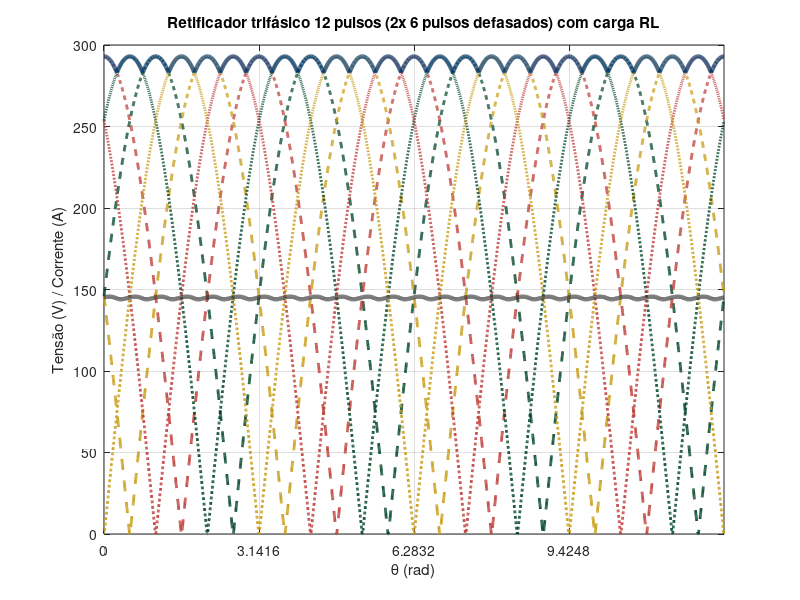

The MATLAB script that drew this image: (Note: this script raises an error after producing the figure.)
%% Retificador trifásico 12 pulsos (2 pontes de 6 pulsos defasadas de 30°) + carga RL
% Pedido (igual ao 6 pulsos, mas para 12 pulsos):
%  - Tensões retificadas trifásicas (de CADA secundário) na MESMA cor
%  - Tensões de linha trifásicas (de CADA secundário) em OUTRA cor
%  - v0(t) na carga RL e i0(t) na carga RL
%  - Adendo: correntes de fase da fonte CA (2ª figura), uma para cada secundário
%
% Observação: modelo ilustrativo (12 pulsos via soma de 2 saídas de 6 pulsos com defasagem de 30°)

%clear; clc; %close all;

% ---- Parâmetros ----
f     = 60;            % Hz
Vm    = 170;           % Vp fase-neutro
R     = 2;             % ohms
L     = 1e-3;         % H
Vd    = 0.7;           % V (queda por diodo; 2 diodos em condução por ponte)
ncy   = 12;            % ciclos simulados
fs    = 200e3;         % Hz
shift = deg2rad(30);   % defasagem entre secundários (12 pulsos típico: 30°)

% Combinação das duas pontes:
%  - series = true  -> v0_total = v0_6_1 + v0_6_2 (série)
%  - series = false -> v0_total = (v0_6_1 + v0_6_2)/2 (paralelo, mesma escala)
series = false;

% ---- Recorte para plotar ----
plotCycles = [10 11];    % [ciclo_inicial ciclo_final]

% ---- Tempo / ângulo ----
T     = 1/f;
dt    = 1/fs;
t     = 0:dt:(ncy*T);
omega = 2*pi*f;
theta = omega*t;

% =========================
% Secundário #1 (a,b,c)
% =========================
v_a1 = Vm*sin(theta);
v_b1 = Vm*sin(theta - 2*pi/3);
v_c1 = Vm*sin(theta + 2*pi/3);

v_ab1 = v_a1 - v_b1;
v_bc1 = v_b1 - v_c1;
v_ca1 = v_c1 - v_a1;

v_rect_ab1 = max(abs(v_ab1) - 2*Vd, 0);
v_rect_bc1 = max(abs(v_bc1) - 2*Vd, 0);
v_rect_ca1 = max(abs(v_ca1) - 2*Vd, 0);

v0_6_1 = max([v_rect_ab1; v_rect_bc1; v_rect_ca1], [], 1);

% =========================
% Secundário #2 (a',b',c') defasado
% =========================
v_a2 = Vm*sin(theta + shift);
v_b2 = Vm*sin(theta + shift - 2*pi/3);
v_c2 = Vm*sin(theta + shift + 2*pi/3);

v_ab2 = v_a2 - v_b2;
v_bc2 = v_b2 - v_c2;
v_ca2 = v_c2 - v_a2;

v_rect_ab2 = max(abs(v_ab2) - 2*Vd, 0);
v_rect_bc2 = max(abs(v_bc2) - 2*Vd, 0);
v_rect_ca2 = max(abs(v_ca2) - 2*Vd, 0);

v0_6_2 = max([v_rect_ab2; v_rect_bc2; v_rect_ca2], [], 1);

% =========================
% Saída 12 pulsos (combinação)
% =========================
if series
    v_0 = v0_6_1 + v0_6_2;
    i_bridge = []; % não usado
else
    v_0 = max(v0_6_1, v0_6_2);
  % mesma ordem de grandeza do 6 pulsos
end

% ---- Corrente na carga RL: L di/dt + R i = v0 ----
i_0 = zeros(size(t));
for k = 2:numel(t)
    di_dt = (v_0(k) - R*i_0(k-1))/L;
    i_0(k) = i_0(k-1) + di_dt*dt;
    if i_0(k) < 0, i_0(k) = 0; end
end

% Se quiser aproximar divisão de corrente entre pontes no caso paralelo:
if series
    i_1 = i_0;   % mesma corrente em ambas (série)
    i_2 = i_0;
else
    i_1 = 0.5*i_0;  % divisão igual (ilustrativo)
    i_2 = 0.5*i_0;
end

% ---- Paleta (RGB 0..1) ----
statale.maincolor = [0   51  102]/255;
statale.lilla     = [120 0   80 ]/255;
statale.darkgreen = [0   70  40 ]/255;
statale.red       = [190 60  55 ]/255;
statale.yellow    = [200 155 20 ]/255;
statale.grey = [50 50 50]/255;

plotColors = [statale.maincolor; statale.lilla; statale.darkgreen; statale.red; statale.yellow];
set(groot,'defaultAxesColorOrder',plotColors);

LW = 3.0;
LW2 = 2;   % todas (exceto v0 e i0)
LW3 = 3;   % v0 e i0

%% ---- RECORTE POR CICLOS ----
c1 = plotCycles(1);  c2 = plotCycles(2);
t1 = (c1-1)*T;       t2 = c2*T;
idx = (t >= t1) & (t <= t2);

thetaP   = theta(idx);
thetaRel = thetaP - thetaP(1);

% recortes
vab1P = v_ab1(idx); vbc1P = v_bc1(idx); vca1P = v_ca1(idx);
vab2P = v_ab2(idx); vbc2P = v_bc2(idx); vca2P = v_ca2(idx);

vrab1P = v_rect_ab1(idx); vrbc1P = v_rect_bc1(idx); vrca1P = v_rect_ca1(idx);
vrab2P = v_rect_ab2(idx); vrbc2P = v_rect_bc2(idx); vrca2P = v_rect_ca2(idx);

v0P = v_0(idx);
i0P = i_0(idx);

% =========================
% Tensões retificadas 1: ':' e cor 1
% =========================
plot(thetaRel, vrab1P, '--', 'Color', plotColors(3,:), 'LineWidth', LW2); hold on;
plot(thetaRel, vrbc1P, '--', 'Color', plotColors(4,:), 'LineWidth', LW2);
plot(thetaRel, vrca1P, '--', 'Color', plotColors(5,:), 'LineWidth', LW2);

% =========================
% Tensões retificadas 2: ':' e cor 2
% =========================
plot(thetaRel, vrab2P, ':', 'Color', plotColors(3,:), 'LineWidth', LW2);
plot(thetaRel, vrbc2P, ':', 'Color', plotColors(4,:), 'LineWidth', LW2);
plot(thetaRel, vrca2P, ':', 'Color', plotColors(5,:), 'LineWidth', LW2);

% % =========================
% % Tensões de linha 1: contínuas e cor 3
% % =========================
% plot(thetaRel, vab1P, 'Color', plotColors(3,:), 'LineWidth', LW2);
% plot(thetaRel, vbc1P, 'Color', plotColors(3,:), 'LineWidth', LW2);
% plot(thetaRel, vca1P, 'Color', plotColors(3,:), 'LineWidth', LW2);
% 
% % =========================
% % Tensões de linha 2: contínuas e cor 4
% % =========================
% plot(thetaRel, vab2P, 'Color', plotColors(4,:), 'LineWidth', LW2);
% plot(thetaRel, vbc2P, 'Color', plotColors(4,:), 'LineWidth', LW2);
% plot(thetaRel, vca2P, 'Color', plotColors(4,:), 'LineWidth', LW2);

% =========================
% v0 e i0: cores 5 e 6 (LW=3)
% =========================
plot(thetaRel, v0P, 'Color', plotColors(1,:), 'LineWidth', LW3);   % cor 5
plot(thetaRel, i0P, 'Color', statale.grey,    'LineWidth', LW3);   % cor 6 (50,50,50)

grid on;
xlabel('\theta (rad)');
ylabel('Tensão (V) / Corrente (A)');
title('Retificador trifásico 12 pulsos (2x 6 pulsos defasados) com carga RL');

% ---- Ticks em múltiplos de pi a partir de 0 ----
xlim([0, thetaRel(end)]);
k2 = floor(thetaRel(end)/pi);
xt = (0:k2)*pi;
xticks(xt);

m = 0:k2;
labs = strings(size(m));
for kk = 1:numel(m)
    if m(kk) == 0
        labs(kk) = "0";
    elseif m(kk) == 1
        labs(kk) = "\pi";
    else
        labs(kk) = sprintf('%g\\pi', m(kk));
    end
end
xticklabels(labs);

lgd = legend( ...
 'v_{rect,ab1}','v_{rect,bc1}','v_{rect,ca1}', ...
 'v_{rect,ab2}','v_{rect,bc2}','v_{rect,ca2}', ...
 'v_0','i_0', ...
 'Location','best');
lgd.FontSize   = 12;
lgd.FontWeight = 'bold';
lgd.Color      = 'none';

ax = gca;
ax.XLabel.FontWeight = 'bold';
ax.YLabel.FontWeight = 'bold';

%% =========================
% ADENDO (FIGURA 2): correntes de fase da fonte CA (uma figura, 2 subplots)
% =========================
% Aproximação típica (corrente DC quase contínua):
% Para cada secundário: fase "max" injeta +i_bridge, fase "min" injeta -i_bridge, demais 0.

% --- Secundário 1 ---
Vmat1 = [v_a1; v_b1; v_c1];
[~, idxMax1] = max(Vmat1, [], 1);
[~, idxMin1] = min(Vmat1, [], 1);

i_a1 = zeros(size(t)); i_b1 = zeros(size(t)); i_c1 = zeros(size(t));
i_a1(idxMax1==1) =  i_1(idxMax1==1);  i_a1(idxMin1==1) = -i_1(idxMin1==1);
i_b1(idxMax1==2) =  i_1(idxMax1==2);  i_b1(idxMin1==2) = -i_1(idxMin1==2);
i_c1(idxMax1==3) =  i_1(idxMax1==3);  i_c1(idxMin1==3) = -i_1(idxMin1==3);

% --- Secundário 2 ---
Vmat2 = [v_a2; v_b2; v_c2];
[~, idxMax2] = max(Vmat2, [], 1);
[~, idxMin2] = min(Vmat2, [], 1);

i_a2 = zeros(size(t)); i_b2 = zeros(size(t)); i_c2 = zeros(size(t));
i_a2(idxMax2==1) =  i_2(idxMax2==1);  i_a2(idxMin2==1) = -i_2(idxMin2==1);
i_b2(idxMax2==2) =  i_2(idxMax2==2);  i_b2(idxMin2==2) = -i_2(idxMin2==2);
i_c2(idxMax2==3) =  i_2(idxMax2==3);  i_c2(idxMin2==3) = -i_2(idxMin2==3);

% recorte
ia1P = i_a1(idx); ib1P = i_b1(idx); ic1P = i_c1(idx);
ia2P = i_a2(idx); ib2P = i_b2(idx); ic2P = i_c2(idx);

figure('Color','w');

axA = subplot(2,1,1);
plot(thetaRel, ia1P, 'Color', plotColors(3,:), 'LineWidth', LW); hold on;
plot(thetaRel, ib1P, '--',      'Color', plotColors(3,:), 'LineWidth', LW);
plot(thetaRel, ic1P, ':',       'Color', plotColors(3,:), 'LineWidth', LW);
grid on;
title('Correntes de fase (secundário 1)');
ylabel('i_{a1}, i_{b1}, i_{c1} (A)');
xlim([0, thetaRel(end)]);
xticks(xt); xticklabels(labs);

lg1 = legend('i_{a1}','i_{b1}','i_{c1}','Location','best');
lg1.FontSize = 12; lg1.FontWeight='bold'; lg1.Color='none';

axB = subplot(2,1,2);
plot(thetaRel, ia2P, 'Color', plotColors(3,:), 'LineWidth', LW); hold on;
plot(thetaRel, ib2P, '--',      'Color', plotColors(3,:), 'LineWidth', LW);
plot(thetaRel, ic2P, ':',       'Color', plotColors(3,:), 'LineWidth', LW);
grid on;
title('Correntes de fase (secundário 2, defasado 30°)');
ylabel('i_{a2}, i_{b2}, i_{c2} (A)');
xlabel('\theta (rad)');
xlim([0, thetaRel(end)]);
xticks(xt); xticklabels(labs);

lg2 = legend('i_{a2}','i_{b2}','i_{c2}','Location','best');
lg2.FontSize = 12; lg2.FontWeight='bold'; lg2.Color='none';

linkaxes([axA axB],'x');


%% --- Só a fase A no 12 pulsos (uma figura com 2 curvas: secundário 1 e 2) ---
% (assume que você já calculou e recortou: ia1P e ia2P, além de thetaRel, xt, labs, LW, plotColors)

figure('Color','w');
plot(thetaRel, ia1P, 'Color', plotColors(3,:), 'LineWidth', LW); hold on;
plot(thetaRel, ia2P, 'Color', plotColors(4,:), 'LineWidth', LW);
grid on;


xlabel('\theta (rad)');
ylabel('i_a (A)');
title('Corrente de fase A (12 pulsos): secundário 1 e secundário 2 (defasado 30°)');

xlim([0, thetaRel(end)]);
xticks(xt);
xticklabels(labs);

lgdA12 = legend('i_{a1}','i_{a2}', 'Location','best');
lgdA12.FontSize   = 12;
lgdA12.FontWeight = 'bold';
lgdA12.Color      = 'none';

axA12 = gca;
axA12.XLabel.FontWeight = 'bold';
axA12.YLabel.FontWeight = 'bold';

%% --- Corrente da fase A (Simulink): variável D, amostragem Ts ---
% --- Corrente de fase A (Simulink): D (sec.1) e cópia defasada +30° (sec.2) ---
% Assumindo: D (vetor), Ts (s). Ajuste f se precisar.
f = 60;                      % Hz
omega = 2*pi*f;

D = D(:);
N = numel(D);

tD     = (0:N-1)*Ts;
thetaD = omega*tD;

% recorte: 0..4pi
idx = (thetaD >= 0) & (thetaD <= 4*pi);
thetaP = thetaD(idx);
ia1P   = D(idx);

% defasagem +30° (shift em amostras)
shift = deg2rad(30);
Ns = round(shift/(omega*Ts));     % amostras equivalentes a 30°
ia2P = circshift(ia1P, Ns);       % secundário 2 defasado

% ---- ticks 0..4pi ----
xt = (0:pi:4*pi);
labs = ["0","\pi","2\pi","3\pi","4\pi"];

% ---- plot estilo igual ao seu ----
LW = 3;

figure('Color','w');
plot(thetaP, ia1P, 'Color', plotColors(3,:), 'LineWidth', LW); hold on;
plot(thetaP, ia2P, 'Color', plotColors(4,:), 'LineWidth', LW);
grid on;

xlabel('\theta (rad)');
ylabel('i_a (A)');
title('Corrente de fase A (12 pulsos): secundário 1 e secundário 2 (defasado 30°)');

xlim([0, 4*pi]);
xticks(xt);
xticklabels(labs);

lgdA12 = legend('i_{a1}','i_{a2}', 'Location','best');
lgdA12.FontSize   = 12;
lgdA12.FontWeight = 'bold';
lgdA12.Color      = 'none';

axA12 = gca;
axA12.XLabel.FontWeight = 'bold';
axA12.YLabel.FontWeight = 'bold';


